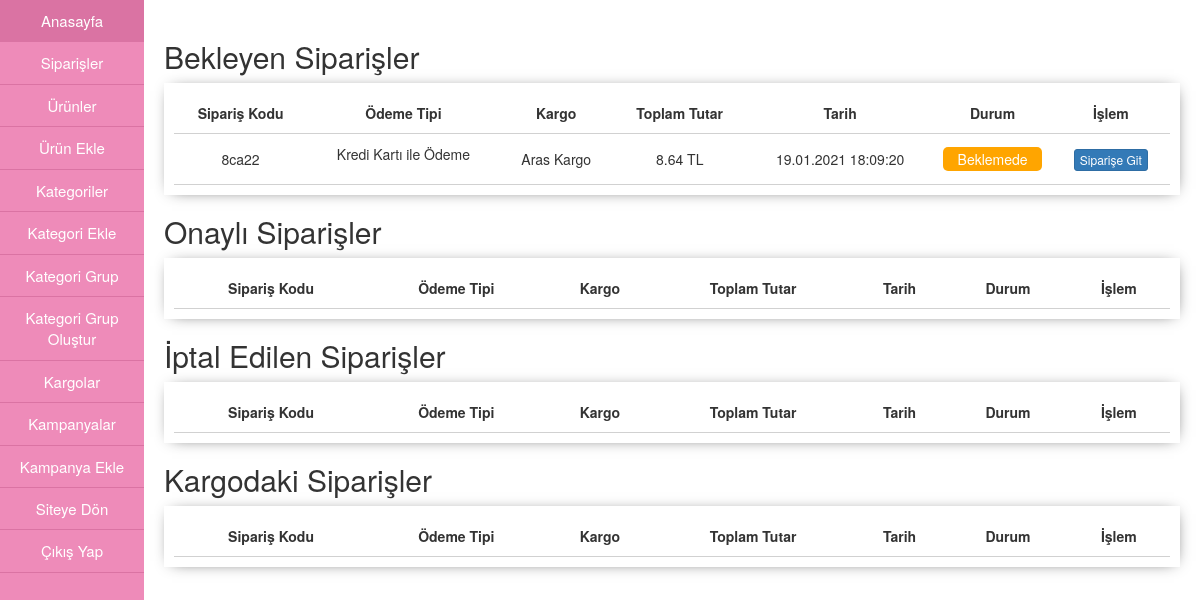
The page /admin/siparis.php on the database its author committed.
### tables this page shows
CREATE TABLE IF NOT EXISTS `siparisler` (
  `siparis_id` int(11) NOT NULL AUTO_INCREMENT,
  `uye_id` int(11) DEFAULT NULL,
  `siparis_kodu` varchar(255) NOT NULL,
  `siparis_odeme_id` int(11) NOT NULL,
  `siparis_kargo_id` int(11) NOT NULL,
  `siparis_tutar` varchar(255) NOT NULL,
  `siparis_tarihi` varchar(255) NOT NULL,
  `siparis_durumu` int(11) NOT NULL DEFAULT '0',
  PRIMARY KEY (`siparis_id`)
);

CREATE TABLE IF NOT EXISTS `kargolar` (
  `kargo_id` int(11) NOT NULL AUTO_INCREMENT,
  `kargo_adi` varchar(255) NOT NULL,
  `kargo_resim` varchar(255) NOT NULL,
  PRIMARY KEY (`kargo_id`)
);

### admin/siparis.php (the view, shortened to what this page needs)
<?php
include "header.php";
include "menu.php";
?>
  	<div class="sag-ic">
      <h2>Bekleyen Siparişler</h2>
      <div class="sag-ic-tablo">
        <table>
          <tr class="baslik">
            <td>Sipariş Kodu</td>
            <td>Ödeme Tipi</td>
            <td>Kargo</td>
            <td>Toplam Tutar</td>
            <td>Tarih</td>
            <td>Durum</td>
            <td>İşlem</td>
          </tr>
          <?php
          if($sorgula0 = mysqli_query($conn,"SELECT * FROM siparisler WHERE siparis_durumu = 0")){
            while($yaz0 = mysqli_fetch_array($sorgula0)){
           ?>
                  <tr>
                    <td><?php echo $yaz0["siparis_kodu"] ?></td>
                    <td><?php
                    $odemeid0 = $yaz0["siparis_odeme_id"];
                    if($odemeid0 == 1){
                      echo "<p>Kredi Kartı ile Ödeme</p>";
                    }else{
                      echo "<p>Havale İle Ödeme</p>";
                    }
                     ?></td>
                    <td><?php
                    $kargoid0 = $yaz0["siparis_kargo_id"];
                    $kargosorgu0 = mysqli_query($conn,"SELECT * FROM kargolar WHERE kargo_id = '$kargoid0'");
                    $kargoyaz0 = mysqli_fetch_array($kargosorgu0);
                    echo $kargoyaz0["kargo_adi"];
                    ?></td>
                    <td><?php echo $yaz0["siparis_tutar"] ?> TL</td>
                    <td><?php echo $yaz0["siparis_tarihi"] ?></td>
                    <td><div style="background-color:orange; padding:2px; border-radius:5px; color:white;">Beklemede</div></td>
                    <td>
                      <button type="button" class="btn btn-primary btn-xs">Siparişe Git</button>
                    </td>
                  </tr>
          <?php
            }
            }
          ?>
        </table>
      </div>
      <h2>Onaylı Siparişler</h2>
      <div class="sag-ic-tablo">
        <table>
          <tr class="baslik">
            <td>Sipariş Kodu</td>
            <td>Ödeme Tipi</td>
            <td>Kargo</td>
            <td>Toplam Tutar</td>
            <td>Tarih</td>
            <td>Durum</td>
            <td>İşlem</td>
          </tr>
        </table>
      </div>
      <h2>İptal Edilen Siparişler</h2>
      <div class="sag-ic-tablo">
        <table>
          <tr class="baslik">
            <td>Sipariş Kodu</td>
            <td>Ödeme Tipi</td>
            <td>Kargo</td>
            <td>Toplam Tutar</td>
            <td>Tarih</td>
            <td>Durum</td>
            <td>İşlem</td>
          </tr>
        </table>
      </div>
      <h2>Kargodaki Siparişler</h2>
      <div class="sag-ic-tablo">
        <table>
          <tr class="baslik">
            <td>Sipariş Kodu</td>
            <td>Ödeme Tipi</td>
            <td>Kargo</td>
            <td>Toplam Tutar</td>
            <td>Tarih</td>
            <td>Durum</td>
            <td>İşlem</td>
          </tr>
        </table>
      </div>
    </div>
<?php
include "footer.php";
?>

### admin/css/admin.css (style rules this page uses)
.sag-ic { float: right; width: 88%; height: 1000px; padding: 20px; }
.sag-ic table { width: 100%; }
.sag-ic table tr { border-bottom:1px solid #d1d1d1; }
.sag-ic table tr td { padding: 10px; }
.baslik { font-weight: bold; font size: 15px; }
.sag-ic-tablo { padding: 10px; box-shadow: 1px 1px 15px -7px; text-align: center; }

### rows shown on the page
siparisler: siparis_kodu "8ca22", siparis_odeme_id "Kredi Kartı ile Ödeme", kargolar.kargo_adi "Aras Kargo", siparis_tutar "8.64", siparis_tarihi "19.01.2021 18:09:20"
